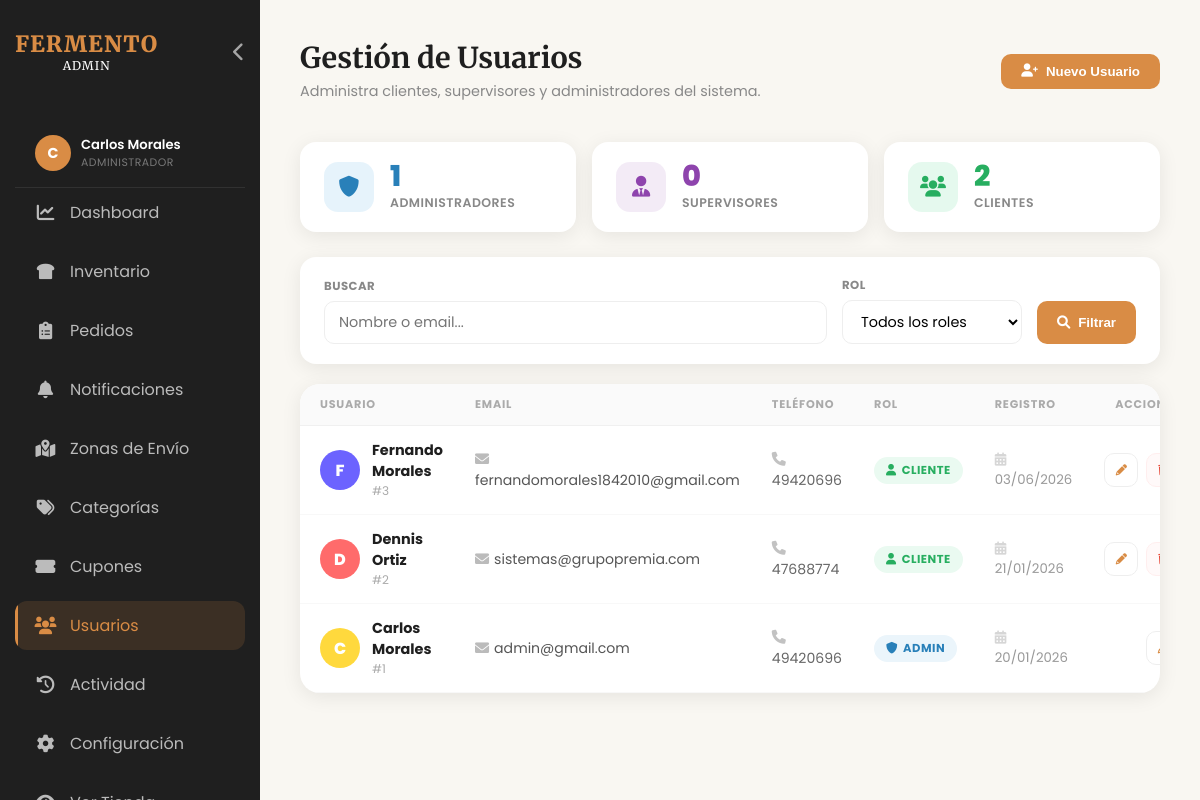
The app's page /admin/usuarios.php (signed in) with its own data.
### tables this page shows
CREATE TABLE `usuarios` (
  `id`              INT(11)       NOT NULL AUTO_INCREMENT,
  `nombre`          VARCHAR(100)  NOT NULL,
  `email`           VARCHAR(100)  NOT NULL,
  `telefono`        VARCHAR(20)   DEFAULT NULL,
  `direccion`       TEXT          DEFAULT NULL,
  `password`        VARCHAR(255)  DEFAULT NULL,
  `google_id`       VARCHAR(255)  DEFAULT NULL,
  `avatar`          VARCHAR(255)  DEFAULT 'default_avatar.png',
  `fecha_registro`  DATETIME      DEFAULT CURRENT_TIMESTAMP,
  `rol`             ENUM('cliente','admin','supervisor') DEFAULT 'cliente',
  PRIMARY KEY (`id`),
  UNIQUE KEY `uq_usuarios_email` (`email`)
);

### admin/usuarios.php (the view, shortened to what this page needs)
<?php
require '../includes/config.php';
include 'includes/admin_header.php';
include 'includes/admin_nav.php';
$search = trim($_GET['buscar'] ?? '');
$sql = "SELECT * FROM usuarios WHERE 1=1";
$params = [];
$sql .= " ORDER BY id DESC";
$stmt = $pdo->prepare($sql);
$stmt->execute($params);
$usuarios = $stmt->fetchAll(PDO::FETCH_ASSOC);
$total_admins     = $pdo->query("SELECT COUNT(*) FROM usuarios WHERE rol = 'admin'")->fetchColumn();
$total_supervisores = $pdo->query("SELECT COUNT(*) FROM usuarios WHERE rol = 'supervisor'")->fetchColumn();
$total_clientes   = $pdo->query("SELECT COUNT(*) FROM usuarios WHERE rol = 'cliente'")->fetchColumn();
?>
<div class="page-header">
    <div class="page-title">
        <h1>Gestión de Usuarios</h1>
        <p>Administra clientes, supervisores y administradores del sistema.</p>
    </div>
    <div class="page-actions">
        <button class="btn-new" onclick="abrirModalCrear()">
            <i class="fas fa-user-plus"></i> Nuevo Usuario
        </button>
    </div>
</div>
<div class="usuarios-stats">
    <div class="stat-card-user">
        <div class="stat-icon-user" style="background:rgba(52,152,219,0.12); color:#2980b9;">
            <i class="fas fa-shield-alt"></i>
        </div>
        <div class="stat-info-user">
            <div class="num" style="color:#2980b9;"><?php echo $total_admins; ?></div>
            <div class="lbl">Administradores</div>
        </div>
    </div>
    <div class="stat-card-user">
        <div class="stat-icon-user" style="background:rgba(155,89,182,0.12); color:#8e44ad;">
            <i class="fas fa-user-tie"></i>
        </div>
        <div class="stat-info-user">
            <div class="num" style="color:#8e44ad;"><?php echo $total_supervisores; ?></div>
            <div class="lbl">Supervisores</div>
        </div>
    </div>
    <div class="stat-card-user">
        <div class="stat-icon-user" style="background:rgba(46,204,113,0.12); color:#27ae60;">
            <i class="fas fa-users"></i>
        </div>
        <div class="stat-info-user">
            <div class="num" style="color:#27ae60;"><?php echo $total_clientes; ?></div>
            <div class="lbl">Clientes</div>
        </div>
    </div>
</div>
<div class="filtros-card">
    <form method="GET" style="display:flex; gap:15px; width:100%; flex-wrap:wrap; align-items:flex-end;">
        <div style="flex:1; min-width:220px;">
            <span class="f-label">Buscar</span>
            <input type="text" name="buscar" value="<?php echo htmlspecialchars($search); ?>" placeholder="Nombre o email..." style="width:100%;">
        </div>
        <div style="min-width:180px;">
            <span class="f-label">Rol</span>
            <select name="rol" style="width:100%;">
                <option value="">Todos los roles</option>
            </select>
        </div>
        <div style="display:flex; gap:10px; align-items:flex-end;">
            <button type="submit" class="btn-new" style="padding:10px 20px; height:43px;">
                <i class="fas fa-search"></i> Filtrar
            </button>
        </div>
    </form>
</div>
<div style="background:white; border-radius:20px; box-shadow:var(--shadow); overflow:hidden;">
    <div style="overflow-x:auto;">
        <table class="usuarios-table">
            <thead>
                <tr>
                    <th style="text-align:left; padding-left:20px;">Usuario</th>
                    <th>Email</th>
                    <th>Teléfono</th>
                    <th>Rol</th>
                    <th>Registro</th>
                    <th style="text-align:right; padding-right:20px;">Acciones</th>
                </tr>
            </thead>
            <tbody>
                <?php if(count($usuarios) > 0): ?>
                    <?php
                    $avatarColors = ['#6C63FF','#FF6B6B','#FFD93D','#6BCB77','#4D96FF','#F4A261','#C77DFF'];
                    foreach($usuarios as $i => $u):
                        $initial = strtoupper(mb_substr($u['nombre'], 0, 1));
                        $bgColor = $avatarColors[$i % count($avatarColors)];
                        $rolConfig = [
                            'admin'      => ['bg'=>'#EBF5FB','color'=>'#2980b9','icon'=>'fas fa-shield-alt','label'=>'Admin'],
                            'supervisor' => ['bg'=>'#F5EEF8','color'=>'#8e44ad','icon'=>'fas fa-user-tie','label'=>'Supervisor'],
                            'cliente'    => ['bg'=>'#EAFAF1','color'=>'#27ae60','icon'=>'fas fa-user','label'=>'Cliente'],
                        ];
                        $rc = $rolConfig[$u['rol']] ?? ['bg'=>'#eee','color'=>'#666','icon'=>'fas fa-user','label'=>$u['rol']];
                    ?>
                    <tr>
                        <td style="padding-left:20px;">
                            <div style="display:flex; align-items:center; gap:12px;">
                                <div class="avatar-circle" style="background:<?php echo $bgColor; ?>;">
                                    <?php echo $initial; ?>
                                </div>
                                <div>
                                    <div style="font-weight:700; color:#1F1F1F;"><?php echo htmlspecialchars($u['nombre']); ?></div>
                                    <div style="font-size:0.75rem; color:#aaa;">#<?php echo $u['id']; ?></div>
                                </div>
                            </div>
                        </td>
                        <td>
                            <a href="mailto:<?php echo htmlspecialchars($u['email']); ?>" style="color:#555; text-decoration:none; font-size:0.88rem;" onmouseover="this.style.color='var(--accent-toast)'" onmouseout="this.style.color='#555'">
                                <i class="fas fa-envelope" style="margin-right:5px; opacity:0.4;"></i><?php echo htmlspecialchars($u['email']); ?>
                            </a>
                        </td>
                        <td style="color:#666; font-size:0.88rem;">
                            <?php if(!empty($u['telefono'])): ?>
                                <i class="fas fa-phone" style="margin-right:5px; opacity:0.4;"></i><?php echo htmlspecialchars($u['telefono']); ?>
                            <?php else: ?>
                                <span style="color:#ccc;">—</span>
                            <?php endif; ?>
                        </td>
                        <td>
                            <span class="rol-badge" style="background:<?php echo $rc['bg']; ?>; color:<?php echo $rc['color']; ?>;">
                                <i class="<?php echo $rc['icon']; ?>"></i> <?php echo $rc['label']; ?>
                            </span>
                        </td>
                        <td style="font-size:0.83rem; color:#999;">
                            <i class="fas fa-calendar-alt" style="margin-right:5px; opacity:0.4;"></i>
                            <?php echo date('d/m/Y', strtotime($u['fecha_registro'])); ?>
                        </td>
                        <td style="padding-right:20px; text-align:right;">
                            <div style="display:flex; gap:8px; justify-content:flex-end;">
                                <button onclick='abrirModalEditar(<?php echo json_encode($u); ?>)'
                                        style="width:34px;height:34px;border-radius:10px;border:1.5px solid #eee;background:white;cursor:pointer;display:flex;align-items:center;justify-content:center;transition:all 0.2s;"
                                        onmouseover="this.style.borderColor='var(--accent-toast)';this.style.background='#fdf5e8';"
                                        onmouseout="this.style.borderColor='#eee';this.style.background='white';"
                                        title="Editar usuario">
                                    <i class="fas fa-pencil-alt" style="font-size:0.7rem;color:var(--accent-toast);"></i>
                                </button>
                                <?php if($u['id'] != $_SESSION['user_id']): ?>
                                <button onclick="eliminarUsuario(<?php echo $u['id']; ?>, '<?php echo htmlspecialchars(addslashes($u['nombre'])); ?>')"
                                        style="width:34px;height:34px;border-radius:10px;border:1.5px solid #fee;background:#fff9f9;cursor:pointer;display:flex;align-items:center;justify-content:center;transition:all 0.2s;"
                                        onmouseover="this.style.background='#ffebee';this.style.borderColor='#e74c3c';"
                                        onmouseout="this.style.background='#fff9f9';this.style.borderColor='#fee';"
                                        title="Eliminar usuario">
                                </button>
                                <?php endif; ?>
                            </div>
                        </td>
                    </tr>
                    <?php endforeach; ?>
                <?php endif; ?>
            </tbody>
        </table>
    </div>
</div>
<?php include 'includes/admin_footer.php'; ?>

### admin/assets/css/admin-new.css (style rules this page uses)
:root { --bg-cream: #F9F7F2; --text-black: #1F1F1F; --accent-toast: #D98C45; --accent-light: #F2D5B5; --sidebar-width: 260px; --white: #ffffff; --gray-light: #f4f4f4; --success: #27ae60; --warning: #f1c40f; --danger: #e74c3c; --shadow: 0 4px 20px rgba(0,0,0,0.08); }
* { box-sizing: border-box; margin: 0; padding: 0; }
body { font-family: 'Poppins', sans-serif; background-color: var(--bg-cream); color: var(--text-black); display: flex; min-height: 100vh; }
.page-header { margin-bottom: 40px; display: flex; justify-content: space-between; align-items: center; flex-wrap: wrap; gap: 20px; }
.page-title h1 { font-family: 'Merriweather', serif; font-size: 1.8rem; margin-bottom: 5px; }
.page-title p { color: #888; font-size: 0.9rem; }
table { width: 100%; border-collapse: collapse; }
th { background: #fdfdfd; padding: 15px 20px; text-align: left; font-size: 0.75rem; text-transform: uppercase; letter-spacing: 0.5px; color: #999; border-bottom: 1px solid #f0f0f0; }
td { padding: 15px 20px; border-bottom: 1px solid #f8f8f8; font-size: 0.9rem; }
.btn-new { background: var(--accent-toast); color: white; padding: 10px 20px; border-radius: 10px; text-decoration: none; font-weight: 600; display: inline-flex; align-items: center; gap: 8px; border: none; cursor: pointer; transition: background 0.25s ease, transform 0.2s cubic-bezier(0.34, 1.56, 0.64, 1), box-shadow 0.25s ease; position: relative; overflow: hidden; }
.btn-new::after { content: ''; position: absolute; width: 120%; height: 120%; left: -10%; top: -10%; background: rgba(255,255,255,0.15); transform: scaleX(0); transform-origin: left; transition: transform 0.35s ease; border-radius: inherit; }
tbody tr { transition: background 0.2s ease, transform 0.2s ease; }
select { transition: border-color 0.2s ease, box-shadow 0.2s ease; }

### admin/usuarios.php (style rules this page uses)
.usuarios-stats { display: grid; grid-template-columns: repeat(3, 1fr); gap: 16px; margin-bottom: 25px; }
.stat-card-user { background: white; border-radius: 16px; padding: 20px 24px; display: flex; align-items: center; gap: 16px; box-shadow: var(--shadow); transition: transform 0.2s; }
.stat-icon-user { width: 50px; height: 50px; border-radius: 14px; display: flex; align-items: center; justify-content: center; font-size: 1.3rem; flex-shrink: 0; }
.stat-info-user .num { font-size: 1.8rem; font-weight: 800; line-height: 1; }
.stat-info-user .lbl { font-size: 0.78rem; color: #888; font-weight: 600; text-transform: uppercase; letter-spacing: 0.5px; margin-top: 3px; }
.usuarios-table { width: 100%; border-collapse: collapse; }
.usuarios-table thead th { padding: 12px 16px; font-size: 0.7rem; text-transform: uppercase; letter-spacing: 0.8px; color: #aaa; font-weight: 700; background: #fafafa; border-bottom: 1px solid #f0f0f0; }
.usuarios-table tbody tr { border-bottom: 1px solid #f5f5f5; transition: background 0.15s; }
.usuarios-table td { padding: 14px 16px; }
.avatar-circle { width: 40px; height: 40px; border-radius: 50%; display: flex; align-items: center; justify-content: center; font-weight: 800; font-size: 1rem; flex-shrink: 0; color: white; }
.rol-badge { display: inline-flex; align-items: center; gap: 5px; padding: 5px 12px; border-radius: 50px; font-size: 0.72rem; font-weight: 700; text-transform: uppercase; letter-spacing: 0.5px; }
.filtros-card { background: white; border-radius: 16px; padding: 20px 24px; margin-bottom: 20px; box-shadow: var(--shadow); display: flex; gap: 15px; align-items: flex-end; flex-wrap: wrap; }
.filtros-card .f-label { font-size: 0.73rem; font-weight: 700; text-transform: uppercase; color: #888; letter-spacing: 0.5px; display: block; margin-bottom: 6px; }
.filtros-card input, .filtros-card select { padding: 10px 14px; border: 1.5px solid #eee; border-radius: 10px; font-family: 'Poppins', sans-serif; font-size: 0.9rem; outline: none; transition: border-color 0.2s; background: white; }

### records on screen
usuarios: nombre "F", nombre "Fernando Morales", id "3", email "fernandomorales1842010@gmail.com", telefono "49420696", rol "CLIENTE", fecha_registro "03/06/2026"
usuarios: nombre "D", nombre "Dennis Ortiz", id "2", email "sistemas@grupopremia.com", telefono "47688774", rol "CLIENTE", fecha_registro "21/01/2026"
usuarios: nombre "C", nombre "Carlos Morales", id "1", email "admin@gmail.com", telefono "49420696", rol "ADMIN", fecha_registro "20/01/2026"

### other values on screen
substr($_SESSION['user_nombre'] ?? $_SESSION['nombre'] ?? 'A', 0, 1) "C"
$_SESSION['user_nombre'] "Carlos Morales"
$rolLabels[$_SESSION['user_rol'] ?? 'admin'] "ADMINISTRADOR"
$total_admins "1"
$total_supervisores "0"
$total_clientes "2"
